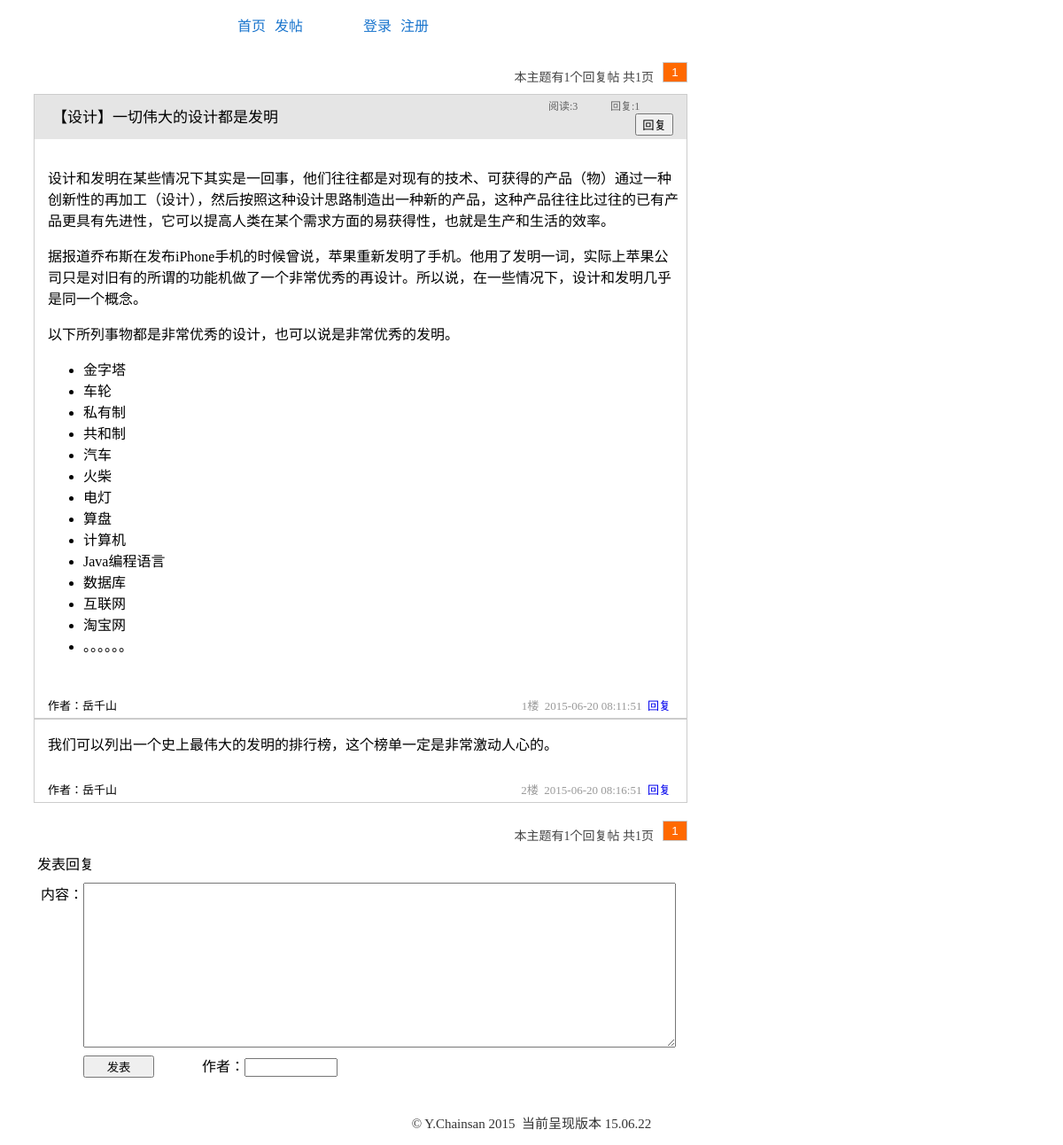
/topic.php?sid=19&p=1, run on the app's committed database.
### tables this page shows
CREATE TABLE `subjectpost` (
  `subjectID` int(10) unsigned NOT NULL AUTO_INCREMENT,
  `subject_NO` int(10) NOT NULL,
  `post_title` varchar(60) NOT NULL,
  `post_content` text NOT NULL,
  `post_author` varchar(20) NOT NULL,
  `postauthor_UID` int(11) NOT NULL,
  `category_number` int(11) NOT NULL,
  `post_level` tinyint(2) NOT NULL DEFAULT '0',
  `post_position` tinyint(2) NOT NULL DEFAULT '0',
  `addtime` datetime NOT NULL,
  `addip` varchar(15) NOT NULL,
  `lastreply_time` datetime NOT NULL,
  `lastreply_author` varchar(20) NOT NULL,
  `lastreply_UID` int(11) NOT NULL,
  `view_number` int(11) NOT NULL,
  `reply_number` int(11) NOT NULL,
  `like_number` int(11) NOT NULL,
  `dislike_number` int(11) NOT NULL,
  PRIMARY KEY (`subjectID`)
);

CREATE TABLE `replypost` (
  `replyID` int(10) unsigned NOT NULL AUTO_INCREMENT,
  `reply_NO` int(10) NOT NULL,
  `reply_SID` int(11) NOT NULL,
  `reply_content` text NOT NULL,
  `reply_author` varchar(20) NOT NULL,
  `reply_UID` int(11) NOT NULL,
  `reply_addtime` datetime NOT NULL,
  `reply_addip` varchar(15) NOT NULL,
  `reply_likenumber` int(11) NOT NULL,
  `reply_dislikenumber` int(11) NOT NULL,
  PRIMARY KEY (`replyID`)
);

### topic.php (the view, shortened to what this page needs)
<?php
require 'include/dbconnect.php';
if (isset($_GET["sid"])) {
	$sid = $_GET["sid"];
	$sql = "SELECT `post_title`, `post_content`, `post_author`, `addtime`, `addip`,`view_number`,`reply_number`
	FROM subjectpost WHERE subjectID = '$sid'";
	$result = mysqli_query($dbcon, $sql);
	if ($sjct = mysqli_fetch_array($result)) {
		$sjcttitle = $sjct["post_title"];
	}else {
		exit('该页面不存在');
	}
	if ($sjct["post_author"]=='') {
		$postauthor = '某网友('.$sjct["addip"].')';
	}else {
		$postauthor = $sjct["post_author"];
	}
}else {
	exit('该页面不存在');
}
?>
<!DOCTYPE html>
<html>
<head>
<link rel="stylesheet" href="styles.css" type="text/css">
</head>
<body>
<div class="container">
<?php
if (isset($_SESSION['userID'])) {
	include 'include/signintopnav.php';
}else {
	include 'include/topnav.php';
}
$pageNumber = 1;
if (isset($_GET["p"])) {
	$pageNumber=$_GET["p"];
}
$pageRows = 15;
$sql = "SELECT COUNT(*) from replypost WHERE reply_SID=$sid";
$result = mysqli_query($dbcon, $sql);
$row = mysqli_fetch_array($result,MYSQL_NUM);
$records = $row[0];
$totalPages = ceil($records/$pageRows);
if ($pageNumber<=1) {
	echo '<div class="topChangeReplyPage"><div class="currentReplyPage">本主题有'.$records.'个回复帖&nbsp;共'.$totalPages.'页</div>';
	echo '<ul class="replyPageList"><li><button class="noLinkReplyPage">1</button></li>';
	echo '</ul>';
}
echo'</div><br><br>';
if ($_GET["p"]==1) {
	echo '<div class="subjectpost">
		<div class="posthead"><div class="topictitle">'.$sjct["post_title"].'</div>
		<div class="postheadinfo">阅读:'.$sjct["view_number"].'</div>
		<div class="postheadinfo">回复:'.$sjct["reply_number"].'</div>
		<a href="#reply" title="回复此主题"><button class="titlereplybtn">回复</button></a></div>
		<div class="postcontent">'.$sjct["post_content"].'</div>
		<div class="postfooter">作者：'.$postauthor.'<div class="pfooterright"> 1楼  &nbsp;'.$sjct["addtime"].' &nbsp;<a href="#reply" title="回复此主题">回复</a></div></div></div>';
}
$qreply = "SELECT `replyID`, `reply_content`,`reply_author`,`reply_addtime`,`reply_addip`
		FROM replypost
		WHERE reply_SID=$sid
		ORDER BY reply_addtime ASC
		LIMIT ".($pageNumber-1)*$pageRows.",$pageRows";
$rplres = mysqli_query($dbcon, $qreply);
$f=($pageNumber-1)*$pageRows+1;
while ($reply = mysqli_fetch_array($rplres,MYSQLI_ASSOC)) {
	$f++;
	echo '<div class="replypost"><div class="postcontent">'.$reply["reply_content"].'</div>
		<div class="postfooter">作者：<span id="replyauthor'.$f.'">'.$reply["reply_author"].'</span><div class="pfooterright"> '.$f.'楼  &nbsp;'.$reply["reply_addtime"].' &nbsp;<a href="#reply" title="回复此楼层" onclick="replyThisFloor('.$f.')">回复</a></div></div>
		</div>';
}
?>
<?php
if ($pageNumber<=1) {
	echo '<div class="changeReplyPage"><div class="currentReplyPage">本主题有'.$records.'个回复帖&nbsp;共'.$totalPages.'页</div>';
	echo '<ul class="replyPageList"><li><button class="noLinkReplyPage">1</button></li>';
	echo '</ul>';
}
echo'</div>';
?>
<br><br>
<div class="replydiv" id="reply">
&nbsp;发表回复<br>
<form action="addreply.php" name="addreply" method="post" onSubmit="return validate()">
<div class="inputreplytitle">内容：</div>
<textarea name="replycontent" id="replycontent" class="inputreplycontent" cols="81" rows="12"></textarea><br>
<input type="submit" class="submitreply" value="发表">
<?php
if (isset($_SESSION['username'])) {
	echo '<input name="replyauthor" type="hidden" value="'.$_SESSION['username'].'">';
}else {
	echo '<span class="username">作者：</span><input name="replyauthor" type="text" size="10">';
}
?>
</form>
</div>
</div>
<div id="footer">
<?php include 'include/footer.php';?>
</div>
</body>

### styles.css (style rules this page uses)
a { text-decoration:none; }
#footer { text-align:center; color:#333; font-size:15px; margin:40px 0 15px 0; }
.container { width:768px; margin:0; }
.postcontent { width:580px; margin-top:5px; }
.username { margin-left:50px; }
.subjectpost { margin:0 0 0 30px; border:1px solid #ccc; width:736px; }
.posthead { width:736px; background-color:#e5e5e5; height:50px; }
.topictitle { margin:8px 0 5px 20px; height:45px; line-height:35px; width:550px; height:30px; font-family:"Microsoft Yahei"; font-size:17px; text-align:left; float:left; overflow:hidden; }
.postheadinfo { height:18px; width:60px; float:left; margin:3px 0 0 10px; font-size:12px; color:#666; }
.titlereplybtn { float:right; margin:0 15px 0 5px; }
.postcontent { padding:10px 8px 10px 15px; width:713px; }
.postfooter { width:703px; padding:20px 18px 5px 15px; font-size:13px; }
.pfooterright { float:right; color:#999; }
.replydiv { margin:20px 0 10px 30px; }
.inputreplytitle { float:left; margin:10px 0 0 8px; }
.inputreplycontent { margin:10px 0 0 0; }
.submitreply { margin-left:56px; width:80px; height:25px; margin-top:5px; }
.replypost { margin:0 0 0 30px; border:1px solid #ccc; width:736px; word-wrap:break-word; }
.topChangeReplyPage { margin-left:30px; text-align:center; float:right; }
.changeReplyPage { margin:20px 0 0 30px; text-align:center; float:right; }
.currentReplyPage { margin:6px 0 0 30px; color:#444; font-size:14px; float:left; }
.replyPageList { margin:0 0 0 5px; padding:0px; float:left; }
.replyPageList li { list-style:none; text-align:center; margin:0 0 0 5px; float:left; }
.noLinkReplyPage { background-color:#ff6900; color:#fff; padding:3px 0 3px 0; text-align:center; width:28px; border:1px solid #ccc; }

### data on the page
subjectpost: post_title "【设计】一切伟大的设计都是发明", view_number "3", reply_number "1", post_content "设计和发明在某些情况下其实是一回事，他们往往都是对现有的技术、可获得的产品（物）通过一种创新性的再加工（设计），然后按照这种设计思路制造出一种新的产品，这种产品往往比过往的已有产品更具有先进性，它可以提高人类在某个需求方面的易获得性，也就是生产和生活的效率。 据报道乔布斯在发布iPhone手机的时候曾说，苹果重新发明了手机。他用了发明一词，实际上苹果公司只是对旧有的所谓的功能机做了一个非常优秀的再设计。所以说，在一些情况下，设计和发明几乎是同一个概念。 以下所列事物都是非常优秀的设计，也可以说是非常优秀的发明。 金字塔 车轮 私有制 共和制 汽车 火柴 电灯 算盘 计算机 Java编程语言 数据库 互联网 淘宝网 。。。。。。", post_author "岳千山", addtime "2015-06-20 08:11:51"
replypost: reply_content "我们可以列出一个史上最伟大的发明的排行榜，这个榜单一定是非常激动人心的。", reply_author "岳千山", reply_addtime "2015-06-20 08:16:51"

### other printed values
$records "1"
$totalPages "1"
